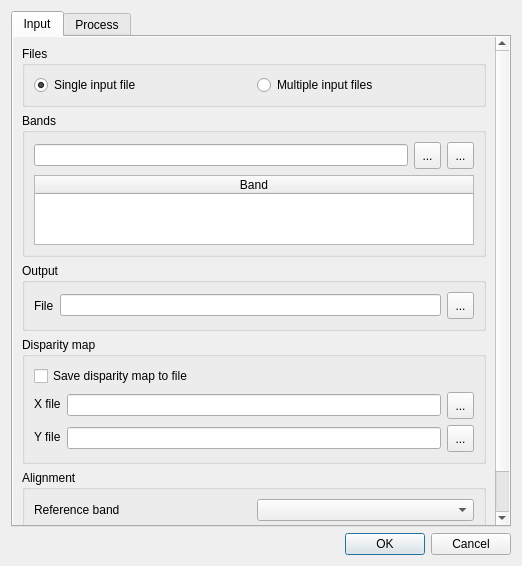
<?xml version="1.0" encoding="UTF-8"?>
<ui version="4.0">
 <class>BandAligner</class>
 <widget class="QDialog" name="BandAligner">
  <property name="windowModality">
   <enum>Qt::ApplicationModal</enum>
  </property>
  <property name="geometry">
   <rect>
    <x>0</x>
    <y>0</y>
    <width>522</width>
    <height>566</height>
   </rect>
  </property>
  <property name="windowTitle">
   <string>Band Aligner</string>
  </property>
  <property name="windowIcon">
   <iconset resource="resources.qrc">
    <normaloff>:/sumbandilasat/icons/toolbar/bandaligner.png</normaloff>:/sumbandilasat/icons/toolbar/bandaligner.png</iconset>
  </property>
  <layout class="QGridLayout" name="gridLayout_12">
   <item row="0" column="0">
    <widget class="QTabWidget" name="tabWidget">
     <property name="currentIndex">
      <number>0</number>
     </property>
     <widget class="QWidget" name="tab">
      <attribute name="title">
       <string>Input</string>
      </attribute>
      <layout class="QGridLayout" name="gridLayout_11">
       <property name="margin">
        <number>0</number>
       </property>
       <item row="0" column="0">
        <widget class="QScrollArea" name="scrollArea">
         <property name="frameShape">
          <enum>QFrame::NoFrame</enum>
         </property>
         <property name="widgetResizable">
          <bool>true</bool>
         </property>
         <widget class="QWidget" name="scrollAreaWidgetContents">
          <property name="geometry">
           <rect>
            <x>0</x>
            <y>0</y>
            <width>498</width>
            <height>493</height>
           </rect>
          </property>
          <layout class="QGridLayout" name="gridLayout_8">
           <item row="0" column="0">
            <widget class="QGroupBox" name="groupBox">
             <property name="styleSheet">
              <string notr="true"/>
             </property>
             <property name="title">
              <string>Files</string>
             </property>
             <layout class="QGridLayout" name="gridLayout_3">
              <item row="0" column="0">
               <widget class="QRadioButton" name="singleRadioButton">
                <property name="text">
                 <string>Single input file</string>
                </property>
                <property name="checked">
                 <bool>true</bool>
                </property>
               </widget>
              </item>
              <item row="0" column="1">
               <widget class="QRadioButton" name="multiRadioButton">
                <property name="text">
                 <string>Multiple input files</string>
                </property>
                <property name="checked">
                 <bool>false</bool>
                </property>
               </widget>
              </item>
             </layout>
            </widget>
           </item>
           <item row="1" column="0">
            <widget class="QGroupBox" name="groupBox_2">
             <property name="title">
              <string>Bands</string>
             </property>
             <layout class="QGridLayout" name="gridLayout_5">
              <item row="0" column="0">
               <widget class="QWidget" name="widget" native="true">
                <layout class="QGridLayout" name="gridLayout_2">
                 <property name="margin">
                  <number>0</number>
                 </property>
                 <item row="0" column="0">
                  <widget class="QLineEdit" name="bandLineEdit">
                   <property name="text">
                    <string/>
                   </property>
                  </widget>
                 </item>
                 <item row="0" column="1">
                  <widget class="QToolButton" name="bandButton">
                   <property name="minimumSize">
                    <size>
                     <width>27</width>
                     <height>27</height>
                    </size>
                   </property>
                   <property name="text">
                    <string>...</string>
                   </property>
                  </widget>
                 </item>
                 <item row="0" column="2">
                  <widget class="QToolButton" name="addButton">
                   <property name="minimumSize">
                    <size>
                     <width>27</width>
                     <height>27</height>
                    </size>
                   </property>
                   <property name="text">
                    <string>...</string>
                   </property>
                   <property name="icon">
                    <iconset resource="resources.qrc">
                     <normaloff>:/sumbandilasat/icons/general/add.png</normaloff>:/sumbandilasat/icons/general/add.png</iconset>
                   </property>
                   <property name="iconSize">
                    <size>
                     <width>21</width>
                     <height>21</height>
                    </size>
                   </property>
                  </widget>
                 </item>
                </layout>
               </widget>
              </item>
              <item row="1" column="0">
               <widget class="QTableWidget" name="tableWidget">
                <property name="editTriggers">
                 <set>QAbstractItemView::NoEditTriggers</set>
                </property>
                <property name="tabKeyNavigation">
                 <bool>false</bool>
                </property>
                <property name="showDropIndicator" stdset="0">
                 <bool>false</bool>
                </property>
                <property name="selectionMode">
                 <enum>QAbstractItemView::SingleSelection</enum>
                </property>
                <property name="selectionBehavior">
                 <enum>QAbstractItemView::SelectRows</enum>
                </property>
                <attribute name="horizontalHeaderCascadingSectionResizes">
                 <bool>true</bool>
                </attribute>
                <attribute name="horizontalHeaderDefaultSectionSize">
                 <number>40</number>
                </attribute>
                <attribute name="horizontalHeaderHighlightSections">
                 <bool>true</bool>
                </attribute>
                <attribute name="horizontalHeaderMinimumSectionSize">
                 <number>40</number>
                </attribute>
                <attribute name="horizontalHeaderShowSortIndicator" stdset="0">
                 <bool>true</bool>
                </attribute>
                <attribute name="horizontalHeaderStretchLastSection">
                 <bool>true</bool>
                </attribute>
                <attribute name="verticalHeaderDefaultSectionSize">
                 <number>30</number>
                </attribute>
                <column>
                 <property name="text">
                  <string>Band</string>
                 </property>
                </column>
               </widget>
              </item>
             </layout>
            </widget>
           </item>
           <item row="2" column="0">
            <widget class="QGroupBox" name="groupBox_3">
             <property name="title">
              <string>Output</string>
             </property>
             <layout class="QGridLayout" name="gridLayout_6">
              <item row="0" column="0">
               <widget class="QLabel" name="label_3">
                <property name="text">
                 <string>File</string>
                </property>
               </widget>
              </item>
              <item row="0" column="1">
               <widget class="QWidget" name="widget_2" native="true">
                <layout class="QGridLayout" name="gridLayout_4">
                 <property name="margin">
                  <number>0</number>
                 </property>
                 <item row="0" column="0">
                  <widget class="QLineEdit" name="outputLineEdit">
                   <property name="text">
                    <string/>
                   </property>
                  </widget>
                 </item>
                 <item row="0" column="1">
                  <widget class="QToolButton" name="outputButton">
                   <property name="minimumSize">
                    <size>
                     <width>27</width>
                     <height>27</height>
                    </size>
                   </property>
                   <property name="text">
                    <string>...</string>
                   </property>
                  </widget>
                 </item>
                </layout>
               </widget>
              </item>
             </layout>
            </widget>
           </item>
           <item row="3" column="0">
            <widget class="QGroupBox" name="groupBox_4">
             <property name="title">
              <string>Disparity map</string>
             </property>
             <layout class="QGridLayout" name="gridLayout_10">
              <item row="1" column="0">
               <widget class="QWidget" name="disparityWidget" native="true">
                <layout class="QFormLayout" name="formLayout_4">
                 <property name="fieldGrowthPolicy">
                  <enum>QFormLayout::AllNonFixedFieldsGrow</enum>
                 </property>
                 <property name="margin">
                  <number>0</number>
                 </property>
                 <item row="0" column="0">
                  <widget class="QLabel" name="label_7">
                   <property name="text">
                    <string>X file</string>
                   </property>
                  </widget>
                 </item>
                 <item row="0" column="1">
                  <widget class="QWidget" name="widget_3" native="true">
                   <layout class="QGridLayout" name="gridLayout_7">
                    <property name="margin">
                     <number>0</number>
                    </property>
                    <item row="0" column="0">
                     <widget class="QLineEdit" name="xLineEdit"/>
                    </item>
                    <item row="0" column="1">
                     <widget class="QToolButton" name="xButton">
                      <property name="minimumSize">
                       <size>
                        <width>27</width>
                        <height>27</height>
                       </size>
                      </property>
                      <property name="text">
                       <string>...</string>
                      </property>
                     </widget>
                    </item>
                   </layout>
                  </widget>
                 </item>
                 <item row="1" column="0">
                  <widget class="QLabel" name="label_8">
                   <property name="text">
                    <string>Y file</string>
                   </property>
                  </widget>
                 </item>
                 <item row="1" column="1">
                  <widget class="QWidget" name="widget_4" native="true">
                   <layout class="QGridLayout" name="gridLayout_9">
                    <property name="margin">
                     <number>0</number>
                    </property>
                    <item row="0" column="1">
                     <widget class="QToolButton" name="yButton">
                      <property name="minimumSize">
                       <size>
                        <width>27</width>
                        <height>27</height>
                       </size>
                      </property>
                      <property name="text">
                       <string>...</string>
                      </property>
                     </widget>
                    </item>
                    <item row="0" column="0">
                     <widget class="QLineEdit" name="yLineEdit"/>
                    </item>
                   </layout>
                  </widget>
                 </item>
                </layout>
               </widget>
              </item>
              <item row="0" column="0">
               <widget class="QCheckBox" name="checkBox">
                <property name="text">
                 <string>Save disparity map to file</string>
                </property>
               </widget>
              </item>
             </layout>
            </widget>
           </item>
           <item row="4" column="0">
            <widget class="QGroupBox" name="groupBox_5">
             <property name="title">
              <string>Alignment</string>
             </property>
             <layout class="QGridLayout" name="gridLayout">
              <item row="0" column="0">
               <widget class="QLabel" name="label_2">
                <property name="text">
                 <string>Reference band</string>
                </property>
               </widget>
              </item>
              <item row="0" column="1">
               <widget class="QComboBox" name="referenceComboBox"/>
              </item>
              <item row="1" column="0">
               <widget class="QLabel" name="label_5">
                <property name="text">
                 <string>Block size</string>
                </property>
               </widget>
              </item>
              <item row="1" column="1">
               <widget class="QSpinBox" name="spinBox">
                <property name="minimum">
                 <number>1</number>
                </property>
                <property name="maximum">
                 <number>999999</number>
                </property>
                <property name="value">
                 <number>201</number>
                </property>
               </widget>
              </item>
             </layout>
            </widget>
           </item>
          </layout>
         </widget>
        </widget>
       </item>
      </layout>
     </widget>
     <widget class="QWidget" name="tab_4">
      <attribute name="title">
       <string>Process</string>
      </attribute>
      <layout class="QGridLayout" name="gridLayout_13">
       <item row="0" column="0">
        <widget class="QLabel" name="label">
         <property name="text">
          <string>Progress</string>
         </property>
        </widget>
       </item>
       <item row="1" column="0">
        <widget class="QProgressBar" name="progressBar">
         <property name="value">
          <number>0</number>
         </property>
        </widget>
       </item>
       <item row="2" column="0">
        <widget class="QLabel" name="label_10">
         <property name="text">
          <string>Log</string>
         </property>
        </widget>
       </item>
       <item row="3" column="0">
        <widget class="QTextEdit" name="textEdit"/>
       </item>
      </layout>
     </widget>
    </widget>
   </item>
   <item row="1" column="0">
    <widget class="QDialogButtonBox" name="buttonBox">
     <property name="styleSheet">
      <string notr="true"/>
     </property>
     <property name="standardButtons">
      <set>QDialogButtonBox::Cancel|QDialogButtonBox::Ok</set>
     </property>
    </widget>
   </item>
  </layout>
 </widget>
 <resources>
  <include location="resources.qrc"/>
 </resources>
 <connections/>
</ui>
